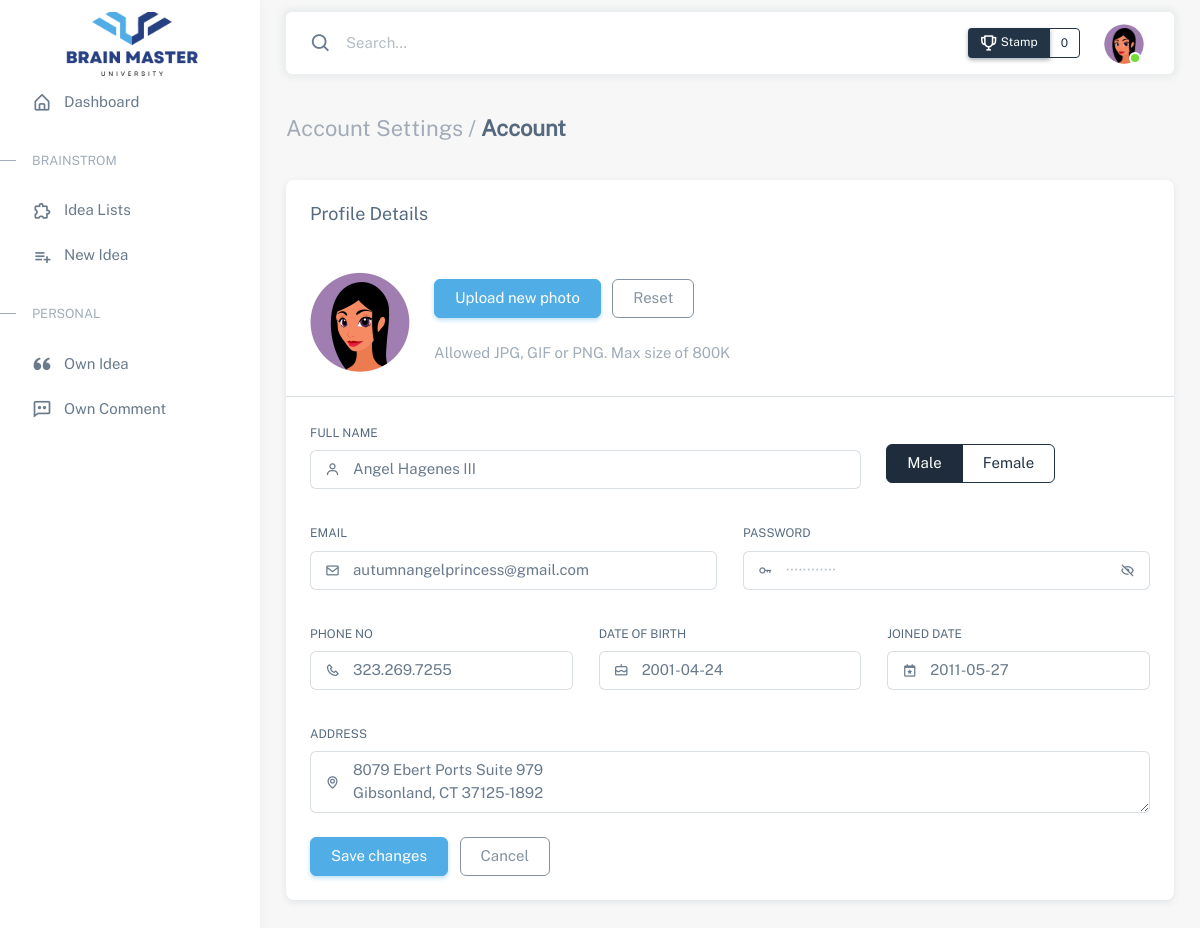
/profile.php (signed in), run on the app's committed database.
### tables this page shows
CREATE TABLE `users` (
  `id` int(11) NOT NULL,
  `name` varchar(255) NOT NULL,
  `profile` text NOT NULL,
  `email` varchar(255) NOT NULL,
  `password` varchar(255) NOT NULL,
  `gender` varchar(20) NOT NULL,
  `dob` date NOT NULL,
  `phone` varchar(255) NOT NULL,
  `address` text NOT NULL,
  `joindate` date NOT NULL,
  `status` varchar(255) NOT NULL DEFAULT 'Active',
  `created_at` timestamp NOT NULL DEFAULT CURRENT_TIMESTAMP ON UPDATE CURRENT_TIMESTAMP,
  `updated_at` timestamp NOT NULL DEFAULT '0000-00-00 00:00:00'
);

### profile.php (the view, shortened to what this page needs)
<?php
	require 'header.php';
    include("confs/config.php");
    $sess_userid = $_SESSION['sess_user']['id'];
    $result = mysqli_query($conn,"SELECT * FROM `users` WHERE `id` = $sess_userid");
    $row = mysqli_fetch_array($result);
    $profile = $row['profile'];
    $name = $row['name'];
    $email = $row['email'];
    $dob = $row['dob'];
    $phone = $row['phone'];
    $address = $row['address'];
    $jod = $row['joindate'];
?>
    <div class="layout-wrapper layout-content-navbar">
        <div class="layout-container">
            <?php require 'app_sidebar.php' ?>
            <div class="layout-page">
                <?php require 'app_header.php' ?>
                <div class="container-xxl flex-grow-1 container-p-y">
                    <h4 class="fw-bold py-3 mb-4"><span class="text-muted fw-light">Account Settings /</span> Account</h4>
                    <div class="card mb-4">
                        <h5 class="card-header">Profile Details</h5>
                        <form id="formAccountSettings" method="POST" action="profile.php">
                            <div class="card-body">
                                <div class="d-flex align-items-start align-items-sm-center gap-4">
                                    <img src="<?= $profile; ?>" alt="user-avatar" class="d-block rounded" height="100" width="100" id="uploadedAvatar" />
                                    <div class="button-wrapper">
                                        <label for="upload" class="btn btn-primary me-2 mb-4" tabindex="0">
                                            <span class="d-none d-sm-block">Upload new photo</span>
                                        </label>
                                        <button type="button" class="btn btn-outline-secondary account-image-reset mb-4" onClick="window.location.reload();">
                                            <span class="d-none d-sm-block">Reset</span>
                                        </button>
                                        <p class="text-muted mb-0">Allowed JPG, GIF or PNG. Max size of 800K</p>
                                    </div>
                                </div>
                            </div>
                            <hr class="my-0" />
                            <div class="card-body">
                                <div class="row">
                                    <div class="col-12">
                                        <div class="row mb-3 align-items-center">
                                            <div class="col-xl-8 col-lg-8 col-md-6 col-12 form-group ">
                                                <label class="form-label" for="inputName">Full Name</label>
                                                <div class="input-group input-group-merge">
                                                    <span class="input-group-text">
                                                        <i class="bx bx-user"></i>
                                                    </span>
                                                    <input type="text" class="form-control" id="inputName" placeholder="John Doe" name="name" autofocus value="<?= $name; ?>" />
                                                </div>
                                            </div>
                                            <div class="col-xl-4 col-lg-4 col-md-6 col-sm-12 col-12 form-group">
                                                <div class="btn-group" role="group" aria-label="Basic radio toggle button group">
                                                    <label class="btn btn-outline-dark" for="btnradio1"> Male </label>
                                                    <label class="btn btn-outline-dark" for="btnradio2">Female</label>
                                                </div>
                                            </div>
                                        </div>
                                        <div class="row mb-3">
                                            <div class="col-xl-6 col-lg-6 col-md-6 col-sm-12 col-12 form-group">
                                                <label class="form-label" for="inputEmail">Email</label>
                                                <div class="input-group input-group-merge">
                                                    <span class="input-group-text">
                                                        <i class="bx bx-envelope"></i>
                                                    </span>
                                                    <input type="text" id="inputEmail" class="form-control" placeholder="john.doe@example.com" name="email" value="<?= $email; ?>"/>
                                                </div>
                                            </div>
                                            <div class="col-xl-6 col-lg-6 col-md-6 col-sm-12 col-12 form-group form-password-toggle">
                                                <label class="form-label" for="inputPassword">Password</label>
                                                <div class="input-group input-group-merge">
                                                    <span class="input-group-text">
                                                        <i class='bx bx-key' ></i>
                                                    </span>
                                                    <input type="password" id="inputPassword" class="form-control " name="password" placeholder="&#xb7;&#xb7;&#xb7;&#xb7;&#xb7;&#xb7;&#xb7;&#xb7;&#xb7;&#xb7;&#xb7;&#xb7;" name="password"/>
                                                    <span class="input-group-text cursor-pointer">
                                                        <i class="bx bx-hide"></i>
                                                    </span>
                                                </div>
                                            </div>
                                        </div>
                                        <div class="row mb-3">
                                            <div class="col-xl-4 col-lg-4 col-md-6 col-sm-12 col-12 form-group">
                                                <label class="form-label" for="inputPhone">Phone No</label>
                                                <div class="input-group input-group-merge">
                                                    <span class="input-group-text">
                                                        <i class="bx bx-phone"></i>
                                                    </span>
                                                    <input type="text" id="inputPhone" class="form-control" placeholder="658 799 8941" name="phone" value="<?= $phone; ?>"/>
                                                </div>
                                            </div>
                                            <div class="col-xl-4 col-lg-4 col-md-6 col-sm-12 col-12 form-group">
                                                <label class="form-label" for="inputDob">Date Of Birth</label>
                                                <div class="input-group input-group-merge">
                                                    <span class="input-group-text">
                                                        <i class='bx bx-cake' ></i>
                                                    </span>
                                                    <input type="text" id="inputDob" class="form-control " placeholder="YYYY-MM-DD" name="dob" value="<?= $dob; ?>"/>
                                                </div>
                                            </div>
                                            <div class="col-xl-4 col-lg-4 col-md-6 col-sm-12 col-12 form-group">
                                                <label class="form-label" for="inputJod">Joined Date</label>
                                                <div class="input-group input-group-merge">
                                                    <span class="input-group-text">
                                                        <i class='bx bx-calendar-star' ></i>
                                                    </span>
                                                    <input type="text" id="inputJod" class="form-control" placeholder="YYYY-MM-DD" name="jod" value="<?= $jod; ?> "/>
                                                </div>
                                            </div>
                                        </div>
                                        <div class="mb-3">
                                            <label class="form-label" for="inputAddress">Address</label>
                                            <div class="input-group input-group-merge">
                                                <span class="input-group-text">
                                                    <i class='bx bx-map' ></i>
                                                </span>
                                                <textarea id="inputAddress" class="form-control" placeholder="Hi, Do you have a moment to talk Joe?" name="address"><?= $address; ?></textarea>
                                            </div>
                                        </div>
                                    </div>
                                </div>
                                <div class="mt-2">
                                    <button type="submit" class="btn btn-primary me-2" name="btnsave">Save changes</button>
                                    <button type="reset" class="btn btn-outline-secondary">Cancel</button>
                                </div>
                            </div>
                        </form>
                    </div>
                </div>
            </div>
        </div>
    </div>
<?php
	require 'footer.php';
?>

### data on the page
users: profile (picture), name "Angel Hagenes III", email "autumnangelprincess@gmail.com", phone "323.269.7255", dob "2001-04-24", jod "2011-05-27", address "8079 Ebert Ports Suite 979 Gibsonland, CT 37125-1892"

### other printed values
$stamp "0"
